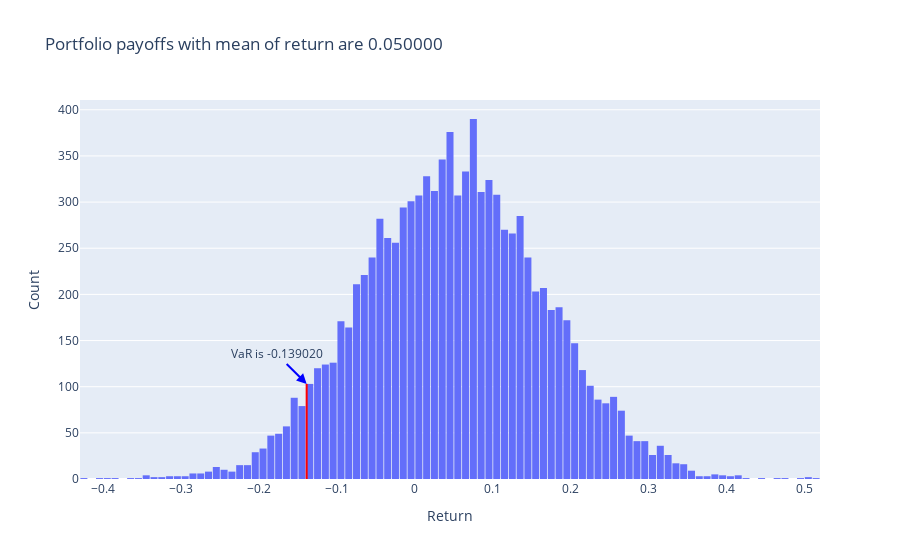

Here is the notebook cell this chart was saved with:
### Code cell
size = 0.01

hist = go.Figure(data=[go.Histogram(x= payoffs, xbins= dict( # bins used for histogram
                                                start= min(payoffs)//size*size, # type: ignore
                                                end= max(payoffs)//size*size+size, # type: ignore
                                                size= size
                                                            ),)])

hist.update_layout(
    title_text='Portfolio payoffs with mean of return are %f'%np.mean(payoffs), # title of plot
    xaxis_title_text='Return', # xaxis label
    yaxis_title_text='Count', # yaxis label
    # bargap=0.2, # gap between bars of adjacent location coordinates
    bargroupgap=0.1 # gap between bars of the same location coordinates
)

y_high = [i for i in payoffs if (i>= VaR//size*size and i<= VaR//size*size+size)] # type: ignore
# red line
hist.add_shape(
    dict(
        type="line",
        x0= VaR,
        x1= VaR,
        y0= 0,
        y1= len(y_high),  
        line= dict(
            color= "red",  # Color of the line
            width= 2  # Line width
    )
    )
)
# Add an arrow annotation pointing at the line
arrow_text = 'VaR is %f'%VaR
hist.add_annotation(
    text= arrow_text,
    x= VaR,
    y= len(y_high),  # Adjust the vertical position of the arrow text
    showarrow=True,
    arrowhead=2,  # Arrowhead style (2: arrowhead at the end of the line)
    arrowwidth=2,  # Width of the arrowhead
    arrowcolor="blue",  # Color of the arrowhead
    ax=-30
)

hist.show()

### Figure 1 — Plotly figure (JSON) as saved in the notebook; plotly's stock layout.template omitted (floating-point values rounded to 4 significant figures; data arrays with more than 128 entries replaced by an {"elided": "..."} marker saying what was removed)
{"data": [{"type": "histogram", "x": {"elided": "10000 float values"}, "xbins": {"end": 0.52, "size": 0.01, "start": -0.43}}], "layout": {"annotations": [{"arrowcolor": "blue", "arrowhead": 2, "arrowwidth": 2, "ax": -30, "showarrow": true, "text": "VaR is -0.139020", "x": -0.139, "y": 103}], "bargroupgap": 0.1, "shapes": [{"line": {"color": "red", "width": 2}, "type": "line", "x0": -0.139, "x1": -0.139, "y0": 0, "y1": 103}], "title": {"text": "Portfolio payoffs with mean of return are 0.050000"}, "xaxis": {"title": {"text": "Return"}}, "yaxis": {"title": {"text": "Count"}}}}
